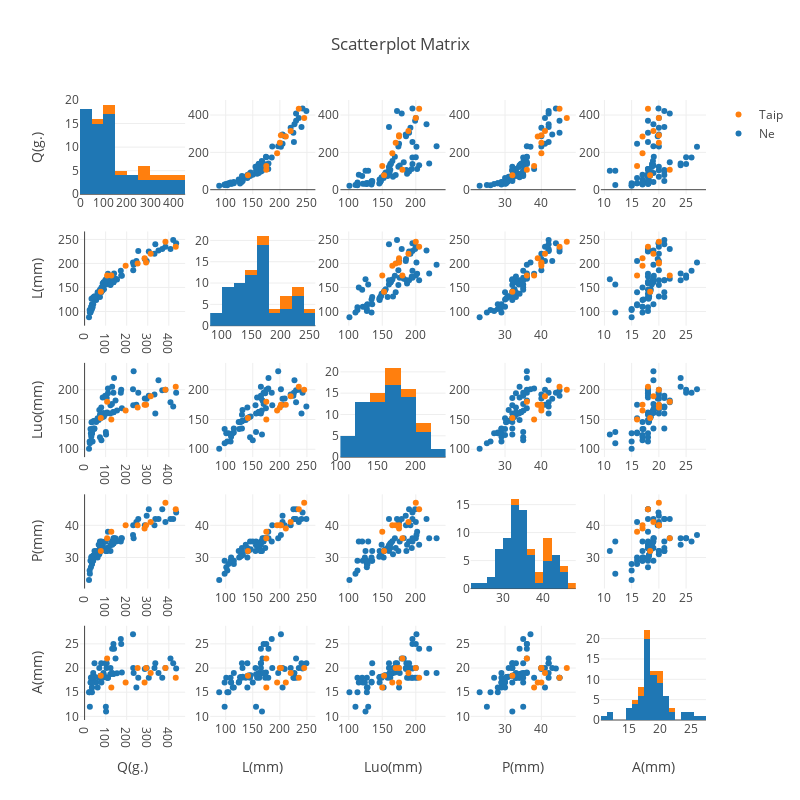

The notebook cell this image was saved under:
### Code cell
RatPyV1 = data_all.iloc[:, [5, 6, 7, 8, 9, 12]]
RatPyV1
fig = ff.create_scatterplotmatrix(RatPyV1, diag='histogram', index='RatPyV1', height=800, width=800)
plotly.offline.iplot(fig, filename='Histograms along Diagonal Subplots')
